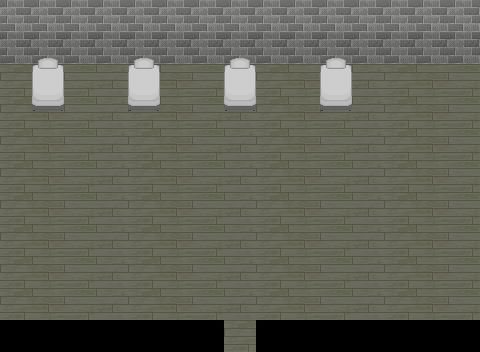

Rendered tile map (Tiled .tmx) drawn with the repository's tilesets; below, a short description and the full map source, tile grids included:
An orthogonal 15x11 tile map with 32x32 px tiles, 3 tile layers (layer0, layer1, layer2), 5 tilesets.

<map version="1.9" tiledversion="1.9.2" orientation="orthogonal" renderorder="right-down" width="15" height="11" tilewidth="32" tileheight="32" infinite="0" nextlayerid="8" nextobjectid="1">
 <tileset firstgid="1" source="res/room-01-udw.tsx" />
 <tileset firstgid="1113" source="res/add_more.tsx" />
 <tileset firstgid="1625" source="res/room-01-udy.tsx" />
 <tileset firstgid="2041" source="res/room-01-udz.tsx" />
 <tileset firstgid="2937" source="res/room-01-ud.tsx" />
 <layer id="7" name="layer0" width="15" height="11" locked="1">
  <data encoding="csv">
0,0,0,0,0,0,0,0,0,0,0,0,0,0,0,
0,0,0,0,0,0,0,0,0,0,0,0,0,0,0,
1424,0,1424,1424,0,1424,1424,0,1424,1424,0,1424,1424,1424,1424,
1424,0,1424,1424,0,1424,1424,0,1424,1424,0,1424,1424,1424,1424,
1424,1424,1424,1424,1424,1424,1424,1424,1424,1424,1424,1424,1424,1424,1424,
1424,1424,1424,1424,1424,1424,1424,1424,1424,1424,1424,1424,1424,1424,1424,
1424,1424,1424,1424,1424,1424,1424,1424,1424,1424,1424,1424,1424,1424,1424,
1424,1424,1424,1424,1424,1424,1424,1424,1424,1424,1424,1424,1424,1424,1424,
1424,1424,1424,1424,1424,1424,1424,1424,1424,1424,1424,1424,1424,1424,1424,
1424,1424,1424,1424,1424,1424,1424,1424,1424,1424,1424,1424,1424,1424,1424,
0,0,0,0,0,0,0,1424,0,0,0,0,0,0,0
</data>
 </layer>
 <layer id="4" name="layer1" width="15" height="11" locked="1">
  <data encoding="csv">
812,812,812,812,812,812,812,812,812,812,812,812,812,812,812,
820,820,820,820,820,820,820,820,820,820,820,820,820,820,820,
1,2,3,4,1,2,3,4,1,2,3,4,1,2,3,
1,2,3,4,1,2,3,4,1,2,3,4,1,2,3,
1,2,3,4,1,2,3,4,1,2,3,4,1,2,3,
1,2,3,4,1,2,3,4,1,2,3,4,1,2,3,
1,2,3,4,1,2,3,4,1,2,3,4,1,2,3,
1,2,3,4,1,2,3,4,1,2,3,4,1,2,3,
1,2,3,4,1,2,3,4,1,2,3,4,1,2,3,
1,2,3,4,1,2,3,4,1,2,3,4,1,2,3,
0,0,0,0,0,0,0,1,0,0,0,0,0,0,0
</data>
 </layer>
 <layer id="5" name="layer2" width="15" height="11" locked="1">
  <data encoding="csv">
0,0,0,0,0,0,0,0,0,0,0,0,0,0,0,
0,2120,0,0,2120,0,0,2120,0,0,2120,0,0,0,0,
0,2128,0,0,2128,0,0,2128,0,0,2128,0,0,0,0,
0,2136,0,0,2136,0,0,2136,0,0,2136,0,0,0,0,
0,0,0,0,0,0,0,0,0,0,0,0,0,0,0,
0,0,0,0,0,0,0,0,0,0,0,0,0,0,0,
0,0,0,0,0,0,0,0,0,0,0,0,0,0,0,
0,0,0,0,0,0,0,0,0,0,0,0,0,0,0,
0,0,0,0,0,0,0,0,0,0,0,0,0,0,0,
0,0,0,0,0,0,0,0,0,0,0,0,0,0,0,
0,0,0,0,0,0,0,0,0,0,0,0,0,0,0
</data>
 </layer>
</map>
